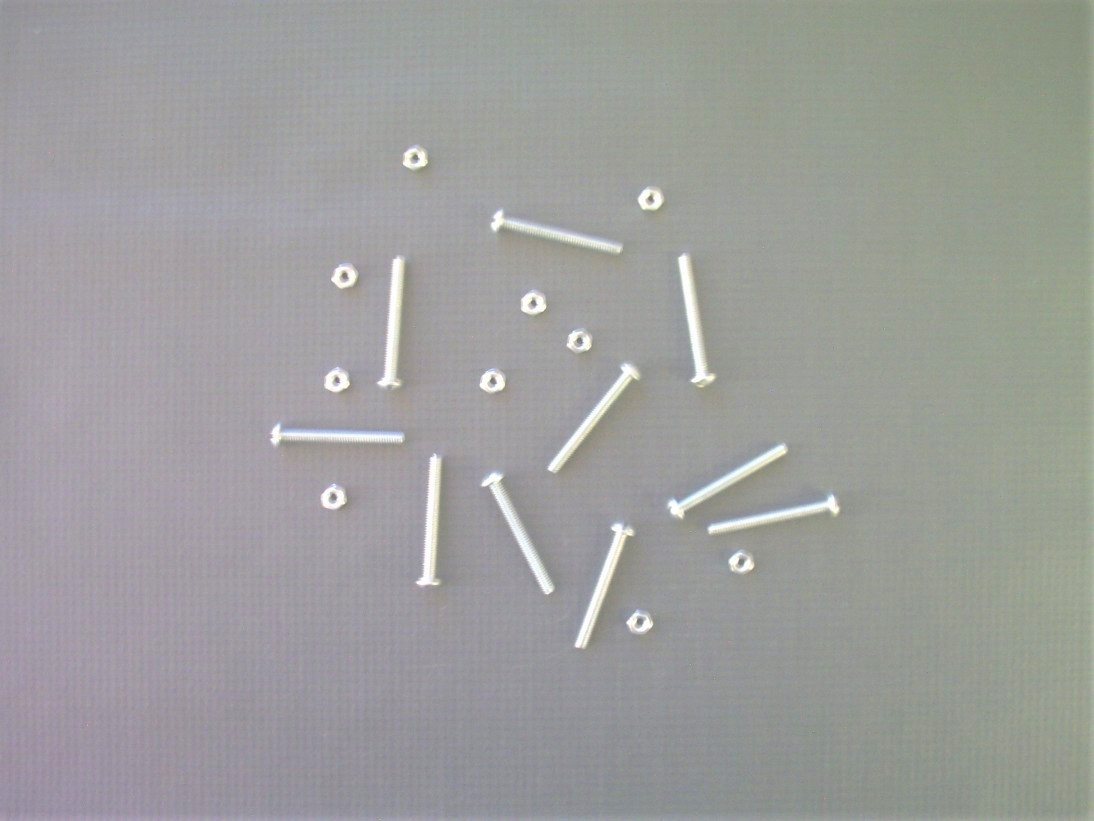
#> input picture 1.jpg, 1094 x 821 px
$ jupyter execute lut.ipynb
#> lines starting #> are read from the running program, lines starting #| are printed output that depends on the picture
[cell 1]
import cv2
import matplotlib.pyplot as plt

img = cv2.imread("1.jpg")
#> img is the input picture: shape (821, 1094, 3); mean B, G, R 156.7, 157.9, 157.4
plt.imshow(img)
plt.show()

[cell 2]
import numpy as np

# Crie uma LUT para aumentar o contraste
lut = np.zeros(256, dtype = "uint8")
for i in range(256):
    if i < 200:
        lut[i] = 0
    else:
        lut[i] = 255

# Aplique a LUT na imagem
img_contrast = cv2.LUT(img, lut)
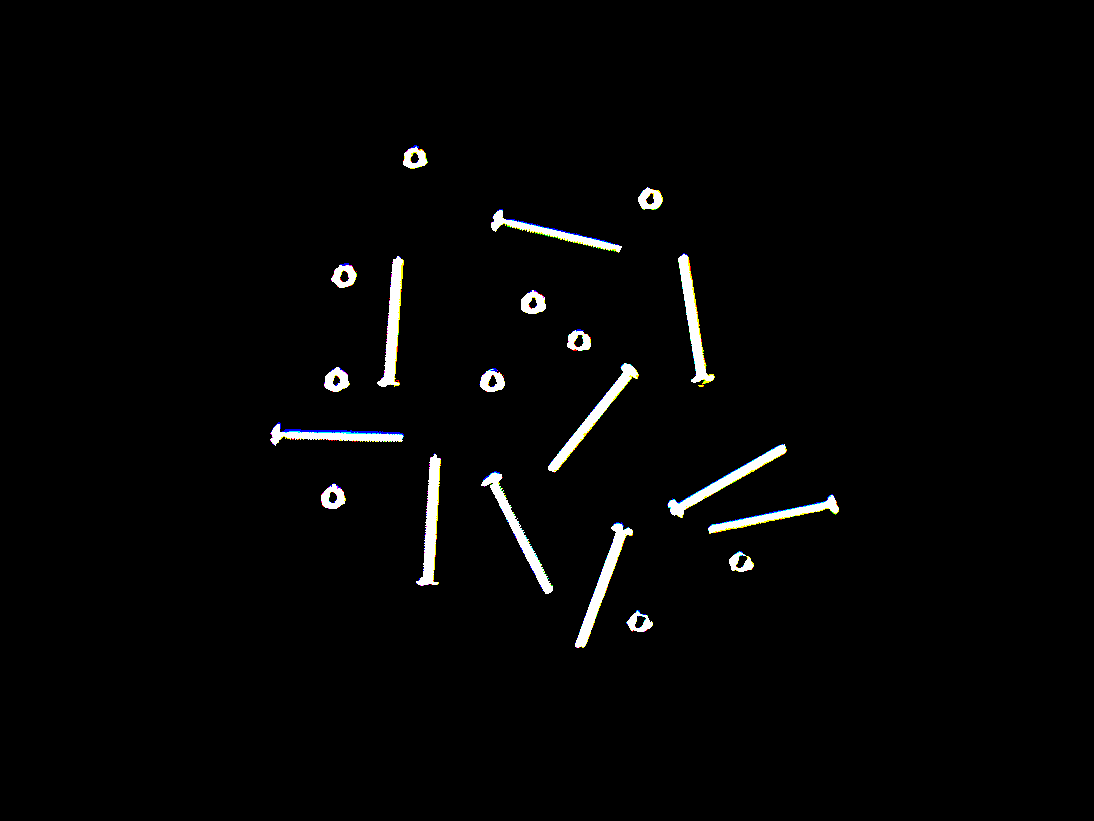
#> img_contrast: shape (821, 1094, 3); mean B, G, R 4.7, 4.8, 4.7

# Exibir a imagem original e a imagem com contraste aumentado
plt.figure(figsize=(15,8))
plt.subplot(1, 2, 1)
plt.imshow(img)
plt.title("Original")
plt.subplot(1, 2, 2)
plt.imshow(img_contrast)
plt.title("Contraste Aumentado")
plt.show()
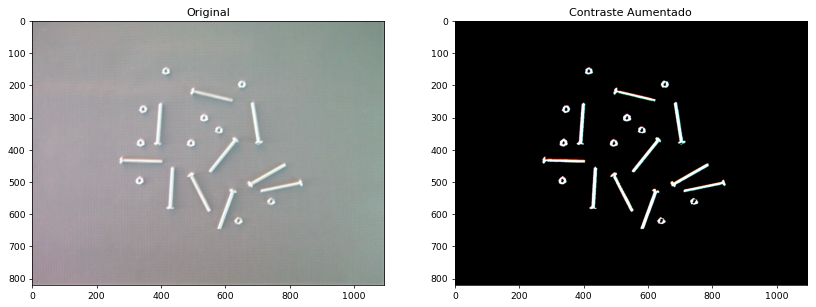
#> figure drawn by matplotlib, 2 panels; B, G, R data is drawn as R, G, B

[cell 3]
# Crie uma LUT para alterar a cor da imagem para azul
lut = np.zeros((256, 1, 3), dtype = "uint8")
lut[:, 0, 2] = np.arange(256)

# Aplique a LUT na imagem
img_blue = cv2.LUT(img, lut)
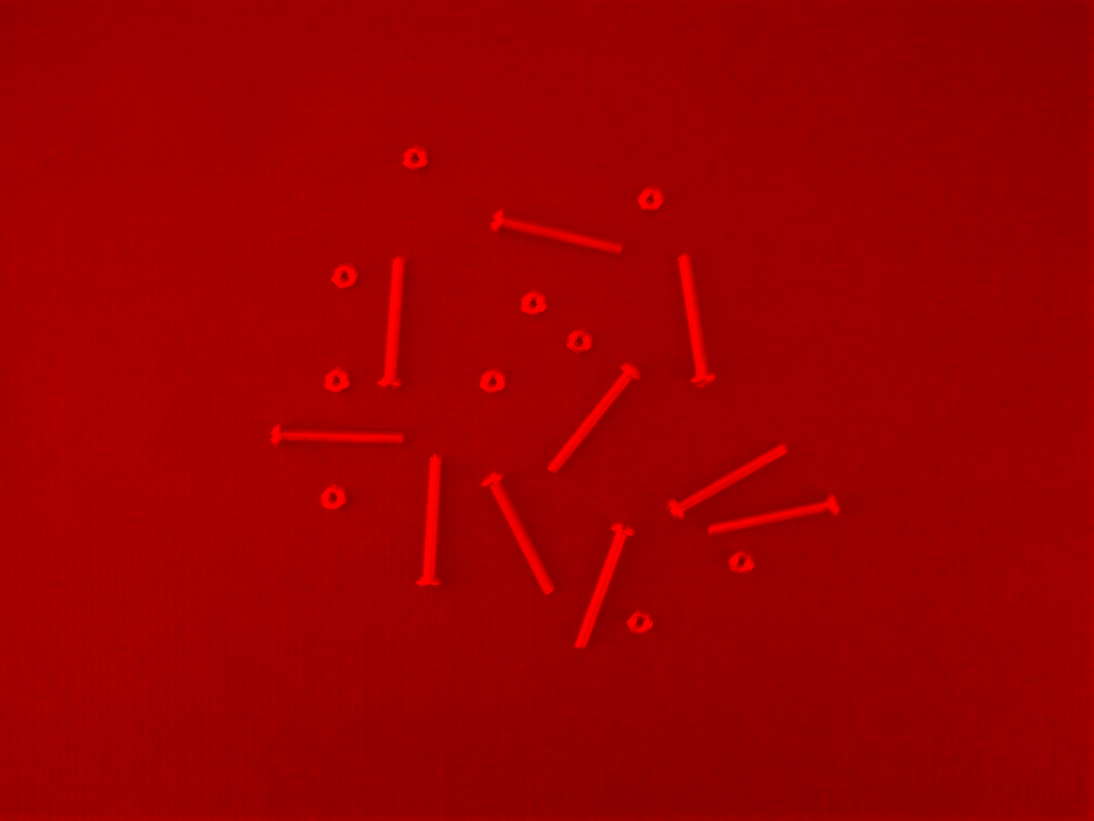
#> img_blue: shape (821, 1094, 3); mean B, G, R 0, 0, 157.4

# Extrair a imagem original e a imagem com cor alterada
plt.figure(figsize=(15, 8))
plt.subplot(1, 2, 1)
plt.imshow(img)
plt.title("Original")
plt.subplot(1, 2, 2)
plt.imshow(img_blue)
plt.title("Azul")
plt.show()
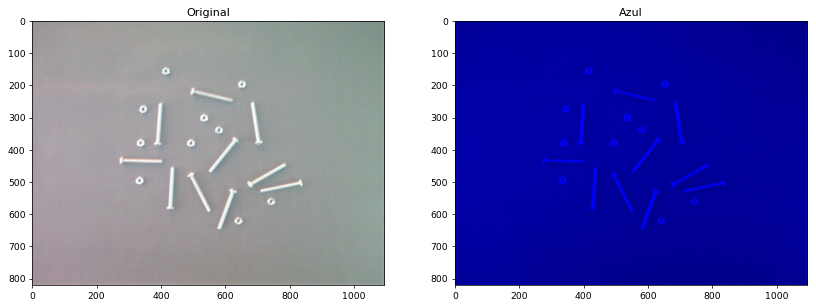
#> figure drawn by matplotlib, 2 panels; B, G, R data is drawn as R, G, B

[cell 4]
# Crie uma LUT para alterar a cor da imagem para azul
lut = np.zeros((256, 1, 3), dtype = "uint8")
lut[:, 0, 1] = np.arange(256)

# Aplique a LUT na imagem
img_blue = cv2.LUT(img, lut)
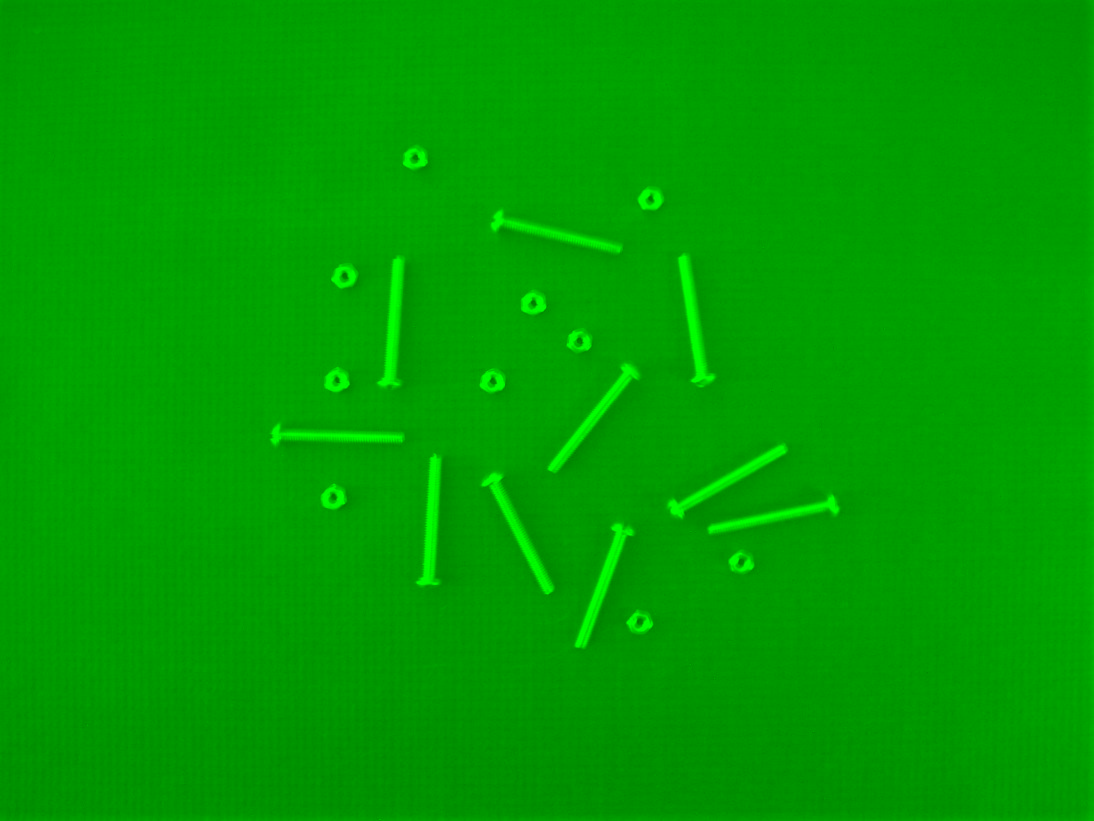
#> img_blue: shape (821, 1094, 3); mean B, G, R 0, 157.9, 0

# Exibir a imagem original e a imagem com cor alterada
plt.figure(figsize=(15, 8))
plt.subplot(1, 2, 1)
plt.imshow(img)
plt.title("Original")
plt.subplot(1, 2, 2)
plt.imshow(img_blue)
plt.title("Verde")
plt.show()
#> figure, not shown here; B, G, R data is drawn as R, G, B

[cell 5]
# Crie uma LUT para alterar a cor da imagem para azul
lut = np.zeros((256, 1, 3), dtype = "uint8")
lut[:, 0, 0] = np.arange(256)

# Aplique a LUT na imagem
img_blue = cv2.LUT(img, lut)
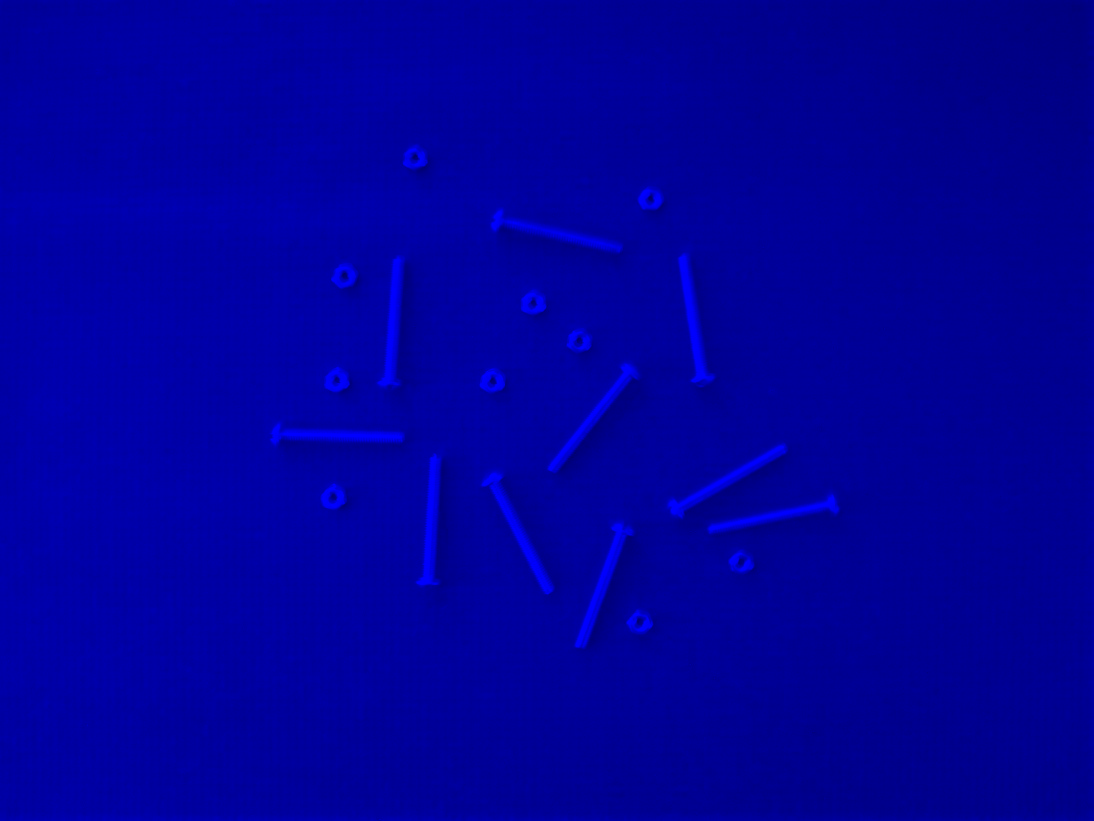
#> img_blue: shape (821, 1094, 3); mean B, G, R 156.7, 0, 0

# Exibir a imagem original e a imagem com cor alterada
plt.figure(figsize=(15, 8))
plt.subplot(1, 2, 1)
plt.imshow(img)
plt.title("Original")
plt.subplot(1, 2, 2)
plt.imshow(img_blue)
plt.title("Vermelho")
plt.show()
#> figure, not shown here; B, G, R data is drawn as R, G, B
